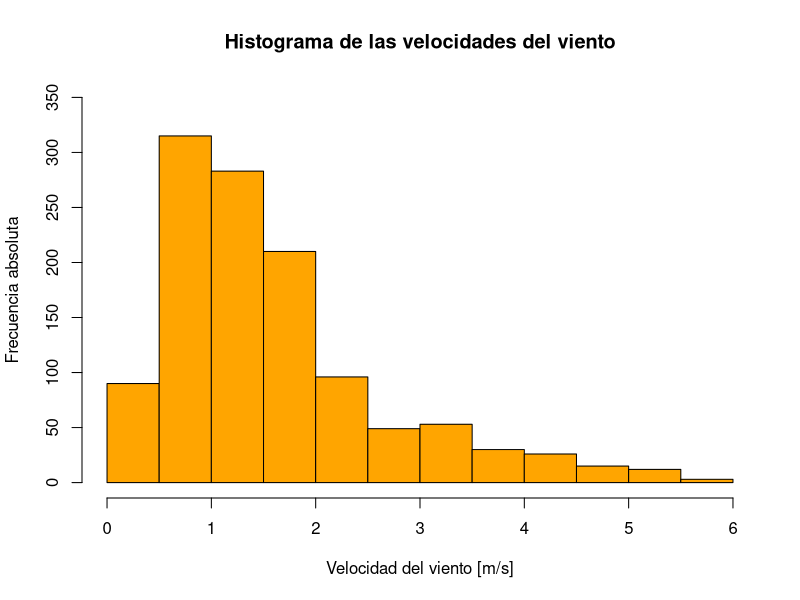
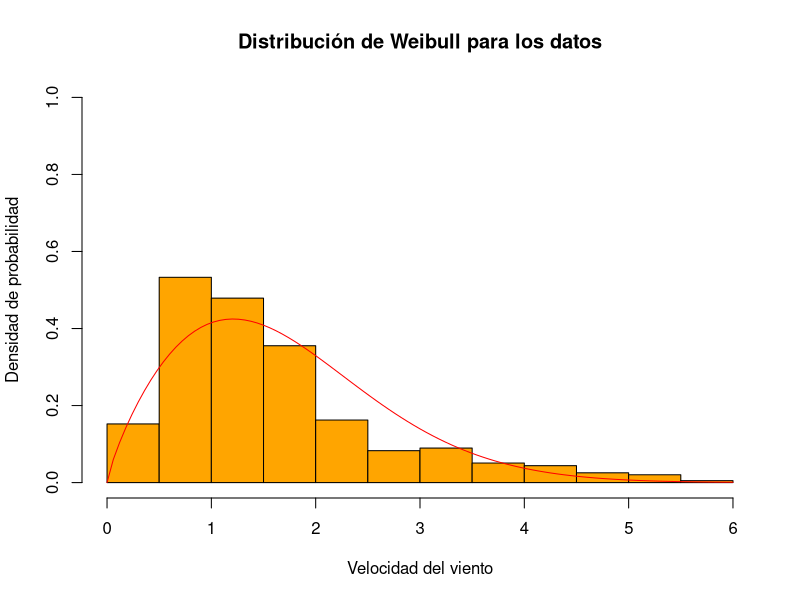
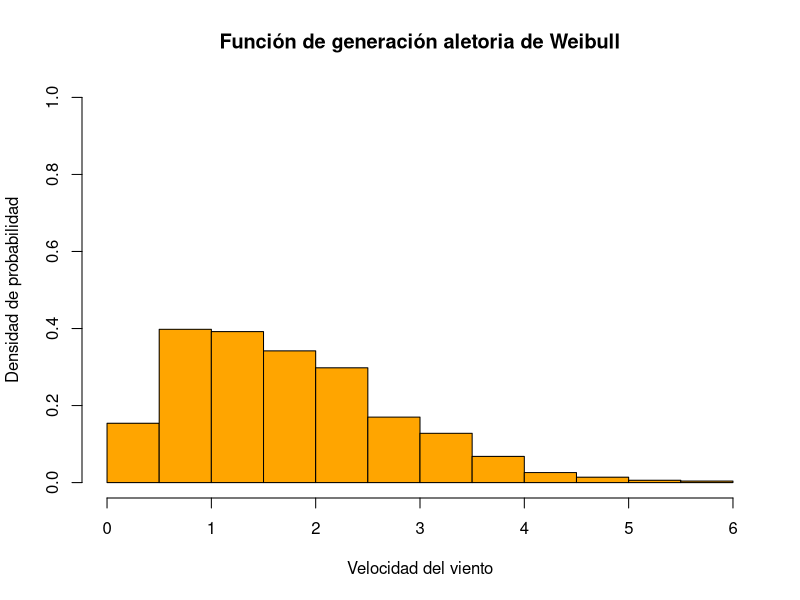
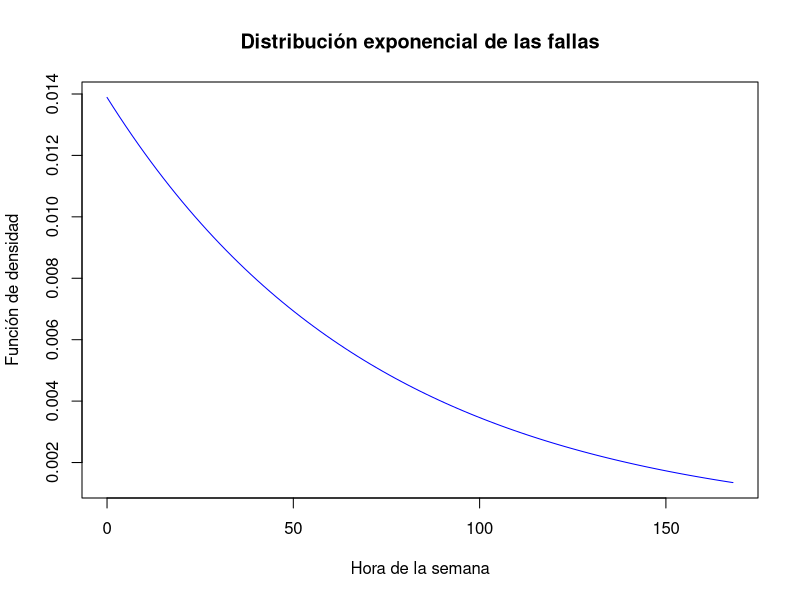
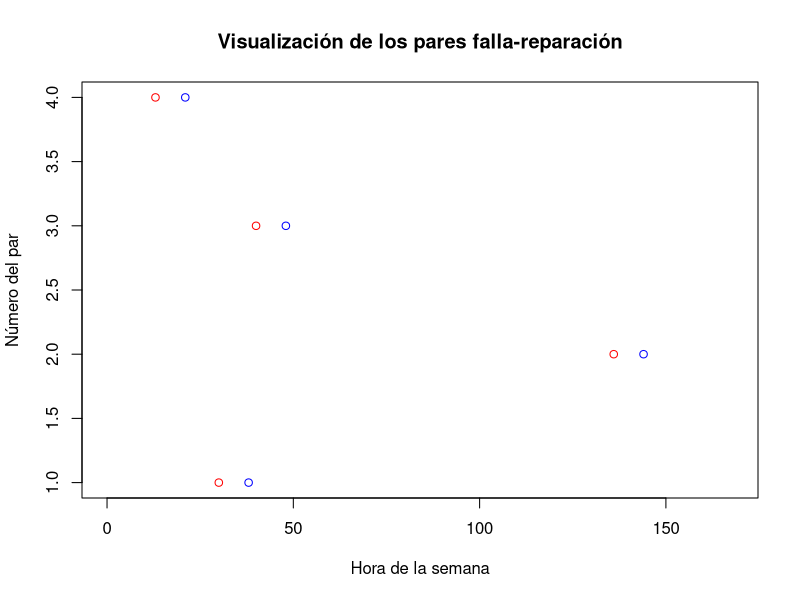
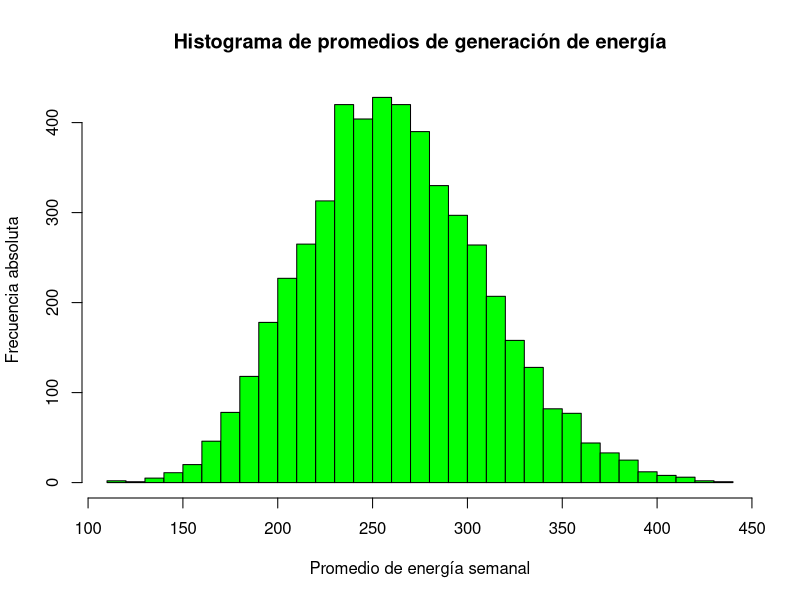

Here is the R script that generated these plots, in order:
## ---- chunk 1
knitr::opts_chunk$set(echo = TRUE)
## ---- chunk 2
wind_data <- read.csv("./velocidad-viento-duitama-boyaca.csv")
## ---- chunk 3
wind_data <- subset(wind_data, select = c("ValorObservado"))
colnames(wind_data) <- c("wind_speed")
head(wind_data)
## ---- chunk 4
hist(wind_data$wind_speed,
     ylim = c(0, 350),
     col = "orange",
     main = "Histograma de las velocidades del viento",
     xlab = "Velocidad del viento [m/s]",
     ylab = "Frecuencia absoluta")
## ---- chunk 5
power <- function(wind_speed) {
  res <- 0
  if(wind_speed > 4 && wind_speed <= 14) {
    res <- 25.12 - (39.05 * wind_speed) + (7.21*(wind_speed ** 2)) * 1.5
  } else if(wind_speed > 14 && wind_speed <= 20) {
    res <- 1500
  } else {
    res <- 0
  }
  return(res)
}
## ---- chunk 6
optimize_lambda <- function(wind_speeds, alpha) {
  lambda = ((length(wind_speeds) * alpha) / (alpha * sum(wind_speeds ** alpha))) ** (1 / alpha)
  
  return(lambda)
}
## ---- chunk 7
density_weibull <- function(wind_speed, lambda, alpha) {
  alpha * lambda^alpha * wind_speed^(alpha - 1) * exp(-(lambda*wind_speed)^alpha)
}

cummulative_weibull <- function(wind_speed, lambda, alpha) {
  1 - exp(-(lambda * wind_speed) ** alpha)
}
## ---- chunk 8
alpha = 1.8
lambda = optimize_lambda(wind_speeds = wind_data$wind_speed, alpha = alpha)

hist(wind_data$wind_speed,
     freq = FALSE,
     ylim = c(0, 1),
     col = "orange",
     main = "Distribución de Weibull para los datos",
     xlab = "Velocidad del viento", 
     ylab = "Densidad de probabilidad")
curve(density_weibull(x, lambda = lambda, alpha = alpha), 
      from = 0,
      to = 6, 
      col = "red",
      add = TRUE)
## ---- chunk 9
random_weibull <- function(lambda, alpha) {
  
  wind_speed <- ((-log(1 - runif(1))) ** (1 / alpha)) / (lambda)
  
  return(wind_speed)
}
## ---- chunk 10
tests <- c()
for (iter in 1:1000) {
  tests <- c(tests, random_weibull(lambda = lambda, alpha = alpha))
}

hist(tests,
     freq = FALSE,
     ylim = c(0, 1),
     col = "orange",
     main = "Función de generación aletoria de Weibull",
     xlab = "Velocidad del viento", 
     ylab = "Densidad de probabilidad")
## ---- chunk 11
curve(dexp(x, rate = 1/72), 
      from = 0, 
      to = 168, 
      col = "blue",
      main = "Distribución exponencial de las fallas",
      xlab = "Hora de la semana",
      ylab = "Función de densidad")
## ---- chunk 12
inverse_exponential <- function(lambda, value) {
  value_inverse = - (1 / lambda) * log(value)
  return(value_inverse)
}

random_exponential <- function(trials, lambda) {
  res = c()
  
  for (trial in 1:trials) {
    res = c(res, inverse_exponential(lambda, runif(1)))
  }
  
  return(res)
}
## ---- chunk 13
random_poisson <- function(trials, lambda) {
  
  res = c()
  for(trial in 1:trials) {
    limit = runif(n = 1)
    
    i = 0
    p = exp(-lambda)
    F = p
    
    while(limit > F) {
      p = (lambda * p) / (i + 1)
      F = F + p
      i = i + 1
    }
    res = c(res, i)
  }
  return(res)
}
## ---- chunk 14
dead_times_checker <- function(failures, new_failure) {
  flag = FALSE
  
  for (fail in failures) {
    upper_limit = fail + 8
    lower_limit = fail - 8
    if (new_failure >= lower_limit && new_failure <= upper_limit) {
      flag = TRUE
      break
    }
  }
  
  return(flag)
}

failures_generator <- function() {
  hours <- 168
  failures_amount <- 0
  while (TRUE) {
    failures_amount <- random_poisson(trials = 1, lambda = 2)
    if (failures_amount > 0) {
      break
    }
  }
  failures_times <- c()
  
  while(length(failures_times) < failures_amount) {
    fail <- trunc(random_exponential(trials = 1, lambda = 1/72))
    if (fail < hours) {
      if (length(failures_times) == 0) {
        failures_times <- c(failures_times, fail)
      } else if (!dead_times_checker(failures = failures_times, new_failure = fail)) {
        failures_times <- c(failures_times, fail)
      }
    }
  }
  
  return(failures_times)
}
## ---- chunk 15
test_times = failures_generator()

plot(x = test_times, 
     y = 1:length(test_times), 
     xlim = c(0, 168),
     col = "red",
     main = "Visualización de los pares falla-reparación",
     xlab = "Hora de la semana",
     ylab = "Número del par")
points(x = test_times + 8, 
       y = 1:length(test_times), 
       col = "blue")
## ---- chunk 16
energy_generator <- function() {
  energy <- 0
  fails <- sort(failures_generator())
  
  for (hour in 0:168) {
    if (hour %in% fails) {
      hour = hour + 8
    } else {
      energy = energy + power(random_weibull(lambda = lambda, alpha = alpha))
    }
  }
  return(energy)
}
## ---- chunk 17
energy_means <- c()

for(repetition in 1:5000) {
  energy <- 0
  for(generator in 1:10) {
    energy <- energy + energy_generator()
  }
  energy_means <- c(energy_means, (energy / 10))
}

hist(energy_means,
     breaks = 30,
     col = "green",
     main = "Histograma de promedios de generación de energía",
     xlab = "Promedio de energía semanal",
     ylab = "Frecuencia absoluta")
## ---- chunk 18
mean_energy <- mean(energy_means)
sd_energy <- sd(energy_means)

n <- length(energy_means)
se <- sd_energy / sqrt(n)

alpha <- 0.05 
df <- n - 1  
t_critical <- qt(1 - alpha/2, df)
ci_lower <- mean_energy - t_critical * se
ci_upper <- mean_energy + t_critical * se

paste("Intervalo de confianza del 95% para la media:", ci_lower, "-", ci_upper)
